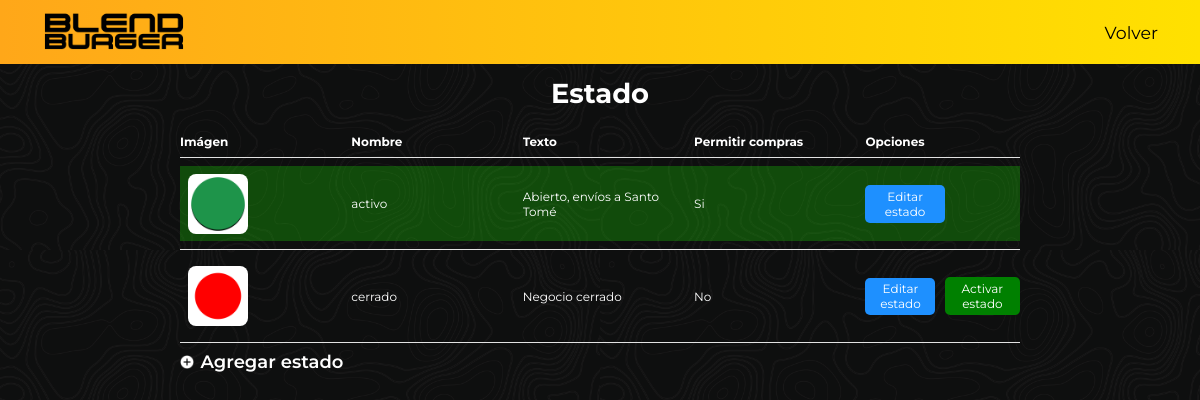
/pages/state.php (signed in), run on the app's committed database.
### tables this page shows
CREATE TABLE `estado` (
  `id_estado` int(100) NOT NULL,
  `nombre` varchar(100) NOT NULL,
  `texto` varchar(100) NOT NULL,
  `compras` int(1) NOT NULL,
  `activo` int(1) NOT NULL DEFAULT 0,
  `imagen` varchar(255) NOT NULL
);

### services/image_service.php (called while the page is built, shortened)
<?php
class ImageService {
    public static function getImage(?string $imageName, string $directory, string $placeholder = "../images/placeholder.png"):string {
        $path = $directory.$imageName;
        return $path;
    }
}
?>

### pages/state.php (the view, shortened to what this page needs)
<?php
require_once 'role_verify.php';
require_once '../services/image_service.php';
$stmt = $pdo->prepare("SELECT * FROM estado");
$stmt->execute();
$estados = $stmt->fetchAll(PDO::FETCH_ASSOC);
?>
<!DOCTYPE html>
<head>
    <link href="style.css" rel="stylesheet">
</head>
<body>
    <header>
        <a href="main.php"><img class ="logo" src="../images/logo.png"></a>
        <a href="account.php"><span class="uitext">Volver</span></a>
    </header>
    <span class="edit-title">Estado</span>
    <div class="space">
        <div class="category-edit">
            <span class="product-edit-maininfo">Imágen</span>
            <span class="product-edit-maininfo">Nombre</span>
            <span class="product-edit-maininfo">Texto</span>
            <span class="product-edit-maininfo">Permitir compras</span>
            <span class="product-edit-maininfo">Opciones</span>
        </div>
        <hr class="account2-hr">
        <?php
        foreach($estados as $estado) {
            $imagen = ImageService::getImage($estado['imagen'], "../uploads/states/");
            if ($estado['activo'] == 1) {
                echo '<div class="state-edit-active">';
            } else {
                echo '<div class="state-edit">';
            }
            echo '<figure class="state-figure">';
            echo '<img src="'.$imagen.'" class="category-edit-image">';
            echo '</figure>';
            echo '<span class="category-edit-info">'.$estado['nombre'].'</span>';
            echo '<span class="category-edit-info">'.$estado['texto'].'</span>';
            if ($estado['compras'] == 1) {
                echo '<span class="category-edit-info">Si</span>';
            } else {
                echo '<span class="category-edit-info">No</span>';
            }
            echo '<div class="product-edit-buttons">';
            echo '<form action="edit_state.php" method="POST">';
            echo '<button class="product-edit-editbutton" type="submit">Editar estado</button>';
            echo '</form>';
            if ($estado['activo'] == 0) {
                echo '<form action="activate_state.php" method="POST">';
                echo '<button class="product-edit-activatebutton" type="submit">Activar estado</button>';
                echo '</form>';
            }
            echo '</div>';
            echo '</div>';
            echo '<hr class="account2-hr">';
        }
        ?>
        <div class="product-edit-more">
            <a href="add_state.php"><img src="../images/add.png" class="icon"><span class="product-edit-additional">Agregar estado</span></a>
        </div>
    </div>
</body>

### pages/style.css (style rules this page uses)
header { width: 100%; height: 8vh; box-sizing: border-box; padding: 1% 3.5% 1% 3.5%; display: flex; justify-content: space-between; align-items: center; background: linear-gradient(90deg, rgba(255, 167, 25, 1) 0%, rgba(255, 225, 0, 1) 100%); }
.uitext { color: black; font-family: "Montserrat", sans-serif; font-size: clamp(16px, 0.65vw + 0.6rem, 32px); }
a { text-decoration: none; color: inherit; }
header a { height: 100%; display: flex; align-items: center; }
body { margin: 0; min-height: 100vh; background: #0f0f0f; -ms-overflow-style: none; scrollbar-width: none; }
.logo { height: clamp(4rem, 14vw, 9rem); width: auto; }
.icon { height: clamp(0.6rem, 1.2vw, 1.4rem); width: auto; }
.space { margin: 2% 15% 0 15%; }
.account2-hr { background-color: rgb(226, 226, 226); border: none; height: 1px; }
body::before { content: ""; position: fixed; top: 0; left: 0; right: 0; bottom: 0; background: url("../images/background.jpg") fixed; background-repeat: repeat; background-size: 50%; opacity: 0.05; z-index: -1; }
.edit-title { display: flex; justify-content: center; margin: 1%; color: white; font-family: "Montserrat", sans-serif; font-size: clamp(24px, 1.35vw + 0.7rem, 52px); font-weight: bold; }
.product-edit-maininfo { color: white; font-family: "Montserrat", sans-serif; font-size: clamp(0.25vw, 1vw, 2vw); font-weight: bold; display: -webkit-box; -webkit-box-orient: vertical; -webkit-line-clamp: 1; overflow: hidden; }
.product-edit-additional { color: white; font-family: "Montserrat", sans-serif; font-size: clamp(0.75vw, 1.5vw, 3vw); font-weight: 600; }
.product-edit-buttons { display: flex; align-items: center; gap: 6%; }
.product-edit-editbutton { background-color: dodgerblue; color: white; border: none; border-radius: 5px; font-family: "Montserrat", sans-serif; font-size: clamp(0.5vw, 1vw, 2vw); transition: all .2s; padding: 5%; cursor: pointer; }
.product-edit-activatebutton { background-color: green; color: white; border: none; border-radius: 5px; font-family: "Montserrat", sans-serif; font-size: clamp(0.5vw, 1vw, 2vw); transition: all .2s; padding: 5%; cursor: pointer; }
.product-edit-more { display: flex; align-items: center; justify-content: space-between; }
.product-edit-more a { display: flex; align-items: center; gap: 0.5vw; }
.category-edit { display: grid; align-items: center; grid-template-columns: repeat(auto-fit, minmax(1vw, 1fr)); gap: 2%; width: 100%; }
.category-edit-image { width: 90%; height: auto; object-fit: cover; }
.category-edit-info { color: white; font-family: "Montserrat", sans-serif; font-size: clamp(0.5vw, 1vw, 2vw); display: -webkit-box; -webkit-box-orient: vertical; -webkit-line-clamp: 3; overflow: hidden; }
.state-edit { display: grid; align-items: center; grid-template-columns: repeat(auto-fit, minmax(1vw, 1fr)); gap: 2%; width: 100%; }
.state-edit-active { display: grid; align-items: center; grid-template-columns: repeat(auto-fit, minmax(1vw, 1fr)); gap: 2%; width: 100%; background-color: rgba(30, 255, 0, 0.25); }
.state-figure { background: white; border-radius: 8px; width: 5vw; height: auto; aspect-ratio: 1/1; display: flex; align-items: center; justify-content: center; margin: 5%; }

### data on the page
estado: imagen (picture), nombre "activo", texto "Abierto, envíos a Santo Tomé", compras "Si"
estado: imagen (picture), nombre "cerrado", texto "Negocio cerrado", compras "No"
